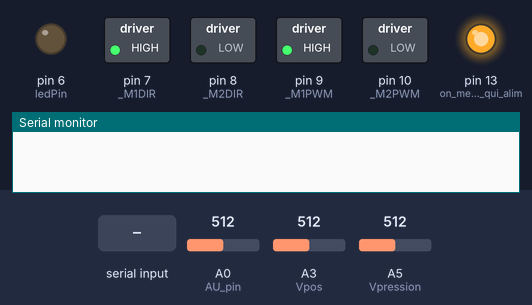
A sketch run on a simulated Arduino Uno, built with avr-gcc and run on an emulated ATmega328P. Parts: switched loads named in the sketch (green lamp = pin HIGH), output pins drawn as LEDs (lit = HIGH), the last lines printed to the serial monitor. The inputs (shaded band) are chosen by the test bench; at power-on: A5 (Vpression) = 512, A0 (AU_pin) = 512, A3 (Vpos) = 512. Pins used as bus, display or sensor lines are not drawn.

Above: at 1.2 s.
1.3 s: "90,45\n" received over Serial
At 1.9 s:
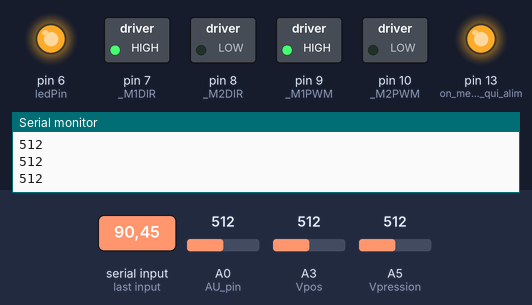
2.8 s: A5 (Vpression) set to 440
At 4.0 s:
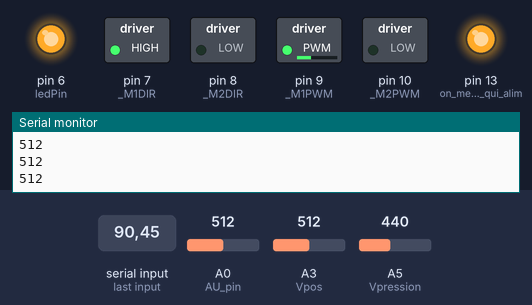
4.3 s: A0 (AU_pin) set to 55
5.8 s: A0 (AU_pin) set to 46
At 6.5 s:
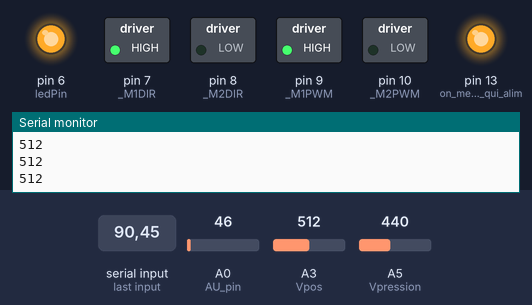
7.3 s: "30,150\n" received over Serial
At 9.0 s:
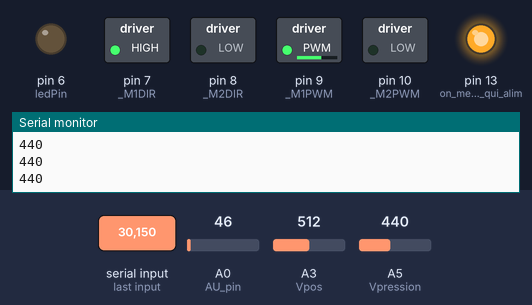
9.8 s: A0 (AU_pin) set to 122
At 10.8 s:
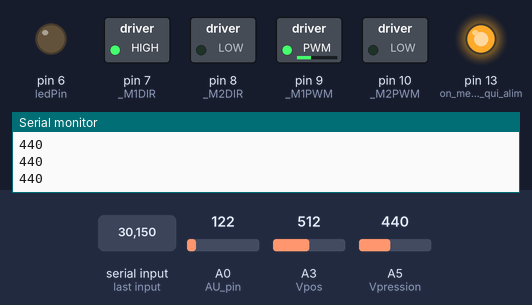
Timing chart, 0 to 12.3 s (numbered marks = the images above; inputs shaded):
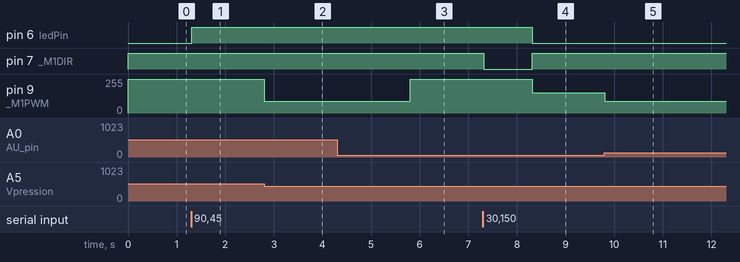

Measured:
- the behaviour switches between 50 and 49 on A0 (AU_pin) (found by bisection; images 2 and 3)
- after the input at 1.3 s, pin 6 (ledPin): LOW → HIGH at once
- after the input at 2.8 s, pin 9 (_M1PWM): 255/255 → 89/255 at once
- after the input at 4.3 s, every drawn part: stays the same
- after the input at 5.8 s, pin 9 (_M1PWM): 89/255 → 255/255 at once
- after the input at 7.3 s, pin 6 (ledPin): HIGH → LOW after 1.0 s; pin 7 (_M1DIR): HIGH → LOW at once, → HIGH 1.0 s later; pin 9 (_M1PWM): 255/255 → 153/255 after 1.0 s
- after the input at 9.8 s, pin 9 (_M1PWM): 153/255 → 89/255 at once

The sketch:

frein.ino
```cpp
#include "DualMC33926MotorShield.h"


int ledPin = 6;                       // Sortie où sera branchée la LED
int ledState = LOW;                    // Etat de la LED (LOW par défaut)
DualMC33926MotorShield md;
const int Vpression = A5;
int  AU_pin = A0;
const int Vpos = A3;
int Pos_vcc = 4;
int Npos;
int Npression = 0;
int Nconsigne = 0;
int pression = 0;
int consigne = 0;
int ecart = 0 ;
int verin = 0;
int pos = 0;
int sF = 0;
int v = 0;

int ech = 1;
int cmd;
int erreur_precF = 0;
int erreur_sommeF = 0;
int erreur_precP = 0;
int erreur_sommeP = 0;
float kp = 20;           // Coefficient proportionnel
float ki = 0;           // Coefficient intégrateur
float kd = 0;           // Coefficient dérivateur

void stopIfFault()
{
  if (md.getFault())
  {
    Serial.println("fault");
    while (1);
  }
}

void setup() {
  Serial.begin(57600);                  // On initialise la connexion
  pinMode(ledPin, OUTPUT);            // Et la sortie de la LED
  pinMode(13, OUTPUT);                // on met la broche qui alimente le potentiomètre en type sortie
  pinMode(AU_pin, INPUT);
  digitalWrite(13, HIGH);             // et on ma met à 1 pour sortir du 5v
  digitalWrite(Pos_vcc, HIGH);
  analogWrite(ledPin, 127);
  md.init();
}

void loop() {
  sF = ConsigneF(sF);
  Npos = analogRead(Vpression) - 33;
  if (sF < 50) {
    analogWrite(ledPin, 0);
  }
  else {
    analogWrite(ledPin, 255);
  }
  if (analogRead(AU_pin) < 50) {
    if (sF <= 0) {
      asservissementP(560, analogRead(Vpos));
    }
    else
    {
      asservissementF(sF, Npos);
    }
  }
  else
  {
    asservissementF(400, Npos);
  }
}
int ConsigneF(int memo) {
  int k, received;
  if (Serial.available() > 0) {        // Si des données sont disponibles
    char c[2];
    int d, u;
    Serial.readBytes(c, 2);
    d = c[0] - 48;
    u = c[1] - 48;
    k = (10 * d + u) * 10;
    Npos = analogRead(Vpression); // -1 à 24 Bar mesurable sur 0 à 5V. 5V discrétisés en 1023 valeur : 1 <=>  4.9mV <=> 0.025 Bar
    Serial.println(Npos);  // verin sorti : 35=0.875 Bar, verin rentré : 450=11.25 Bar, on veut freiner au max a 8 Bar <=> 320.
    //Serial.println(analogRead(Vpos));
    return k;
  }
  else {
    return memo;
  }

}
void asservissementF(int pos_consigne, int pos_reel) {
  int commande;
  if (pos_consigne > 450) {
    pos_consigne = 450;
  }
  int erreur = pos_consigne - pos_reel;
  erreur_sommeF += erreur;
  int erreur_delta = erreur - erreur_precF;
  erreur_precF = erreur;

  commande = kp * erreur + ki * erreur_sommeF + kd * erreur_delta;
  if (commande < -400) commande = -400;
  else if (commande > 400) commande = 400;
  md.setM1Speed(commande);
  delay(5);

}

void asservissementP(int pos_consigne, int pos_reel) {
  int commande;
  pos_consigne = -pos_consigne;
  pos_reel = -pos_reel;
  int erreur = pos_consigne - pos_reel;
  erreur_sommeP += erreur;
  int erreur_delta = erreur - erreur_precP;
  erreur_precP = erreur;
  commande = 5 * erreur + 0 * erreur_sommeP + 1 * erreur_delta;
  //Serial.println(commande);
  if (commande < -400) commande = -400;
  else if (commande > 400) commande = 400;
  md.setM1Speed(commande);
  delay(5);

}
```

DualMC33926MotorShield.cpp
```cpp
#include "DualMC33926MotorShield.h"

// Constructors ////////////////////////////////////////////////////////////////

DualMC33926MotorShield::DualMC33926MotorShield()
{
  //Pin map
  _nD2 = 4;
  _M1DIR = 7;
  _M2DIR = 8;
  _nSF = 12;
  _M1FB = A0;
  _M2FB = A1;
}

DualMC33926MotorShield::DualMC33926MotorShield(unsigned char M1DIR, unsigned char M1PWM, unsigned char M1FB,
                                               unsigned char M2DIR, unsigned char M2PWM, unsigned char M2FB,
                                               unsigned char nD2, unsigned char nSF)
{
  //Pin map
  //PWM1 and PWM2 cannot be remapped because the library assumes PWM is on timer1
  _nD2 = nD2;
  _M1DIR = M1DIR;
  _M2DIR = M2DIR;
  _nSF = nSF;
  _M1FB = M1FB;
  _M2FB = M2FB;
}

// Public Methods //////////////////////////////////////////////////////////////
void DualMC33926MotorShield::init()
{
// Define pinMode for the pins and set the frequency for timer1.

  pinMode(_M1DIR,OUTPUT);
  pinMode(_M1PWM,OUTPUT);
  pinMode(_M1FB,INPUT);
  pinMode(_M2DIR,OUTPUT);
  pinMode(_M2PWM,OUTPUT);
  pinMode(_M2FB,INPUT);
  pinMode(_nD2,OUTPUT);
  digitalWrite(_nD2,HIGH); // default to on
  pinMode(_nSF,INPUT);

  #if defined(__AVR_ATmega168__)|| defined(__AVR_ATmega328P__)
  // Timer 1 configuration
  // prescaler: clockI/O / 1
  // outputs enabled
  // phase-correct PWM
  // top of 400
  //
  // PWM frequency calculation
  // 16MHz / 1 (prescaler) / 2 (phase-correct) / 400 (top) = 20kHz
  TCCR1A = 0b10100000;
  TCCR1B = 0b00010001;
  ICR1 = 400;
  #endif
}
// Set speed for motor 1, speed is a number betwenn -400 and 400
void DualMC33926MotorShield::setM1Speed(int speed)
{
  unsigned char reverse = 0;

  if (speed < 0)
  {
    speed = -speed;  // Make speed a positive quantity
    reverse = 1;  // Preserve the direction
  }
  if (speed > 400)  // Max PWM dutycycle
    speed = 400;
  #if defined(__AVR_ATmega168__)|| defined(__AVR_ATmega328P__)
  OCR1A = speed;
  #else
  analogWrite(_M1PWM,speed * 51 / 80); // default to using analogWrite, mapping 400 to 255
  #endif
  if (reverse)
    digitalWrite(_M1DIR,HIGH);
  else
    digitalWrite(_M1DIR,LOW);
}

// Set speed for motor 2, speed is a number betwenn -400 and 400
void DualMC33926MotorShield::setM2Speed(int speed)
{
  unsigned char reverse = 0;

  if (speed < 0)
  {
    speed = -speed;  // Make speed a positive quantity
    reverse = 1;  // Preserve the direction
  }
  if (speed > 400)  // Max PWM dutycycle
    speed = 400;
  #if defined(__AVR_ATmega168__)|| defined(__AVR_ATmega328P__)
  OCR1B = speed;
  #else
  analogWrite(_M2PWM,speed * 51 / 80); // default to using analogWrite, mapping 400 to 255
  #endif
  if (reverse)
    digitalWrite(_M2DIR,HIGH);
  else
    digitalWrite(_M2DIR,LOW);
}

// Set speed for motor 1 and 2
void DualMC33926MotorShield::setSpeeds(int m1Speed, int m2Speed)
{
  setM1Speed(m1Speed);
  setM2Speed(m2Speed);
}

// Return motor 1 current value in milliamps.
unsigned int DualMC33926MotorShield::getM1CurrentMilliamps()
{
  // 5V / 1024 ADC counts / 525 mV per A = 9 mA per count
  return analogRead(_M1FB) * 9;
}

// Return motor 2 current value in milliamps.
unsigned int DualMC33926MotorShield::getM2CurrentMilliamps()
{
  // 5V / 1024 ADC counts / 525 mV per A = 9 mA per count
  return analogRead(_M2FB) * 9;
}

// Return error status
unsigned char DualMC33926MotorShield::getFault()
{
  return !digitalRead(_nSF);
}
```

DualMC33926MotorShield.h
```cpp
#ifndef DualMC33926MotorShield_h
#define DualMC33926MotorShield_h

#include <Arduino.h>

class DualMC33926MotorShield
{
  public:
    // CONSTRUCTORS
    DualMC33926MotorShield(); // Default pin selection.
    DualMC33926MotorShield(unsigned char M1DIR, unsigned char M1PWM, unsigned char M1FB,
                           unsigned char M2DIR, unsigned char M2PWM, unsigned char M2FB,
                           unsigned char nD2, unsigned char nSF); // User-defined pin selection.

    // PUBLIC METHODS
    void init(); // Initialize TIMER 1, set the PWM to 20kHZ.
    void setM1Speed(int speed); // Set speed for M1.
    void setM2Speed(int speed); // Set speed for M2.
    void setSpeeds(int m1Speed, int m2Speed); // Set speed for both M1 and M2.
    unsigned int getM1CurrentMilliamps(); // Get current reading for M1.
    unsigned int getM2CurrentMilliamps(); // Get current reading for M2.
    unsigned char getFault(); // Get fault reading.

  private:
    unsigned char _nD2;
    unsigned char _M1DIR;
    unsigned char _M2DIR;
    static const unsigned char _M1PWM = 9;
    static const unsigned char _M2PWM = 10;
    unsigned char _nSF;
    unsigned char _M1FB;
    unsigned char _M2FB;
};

#endif
```
